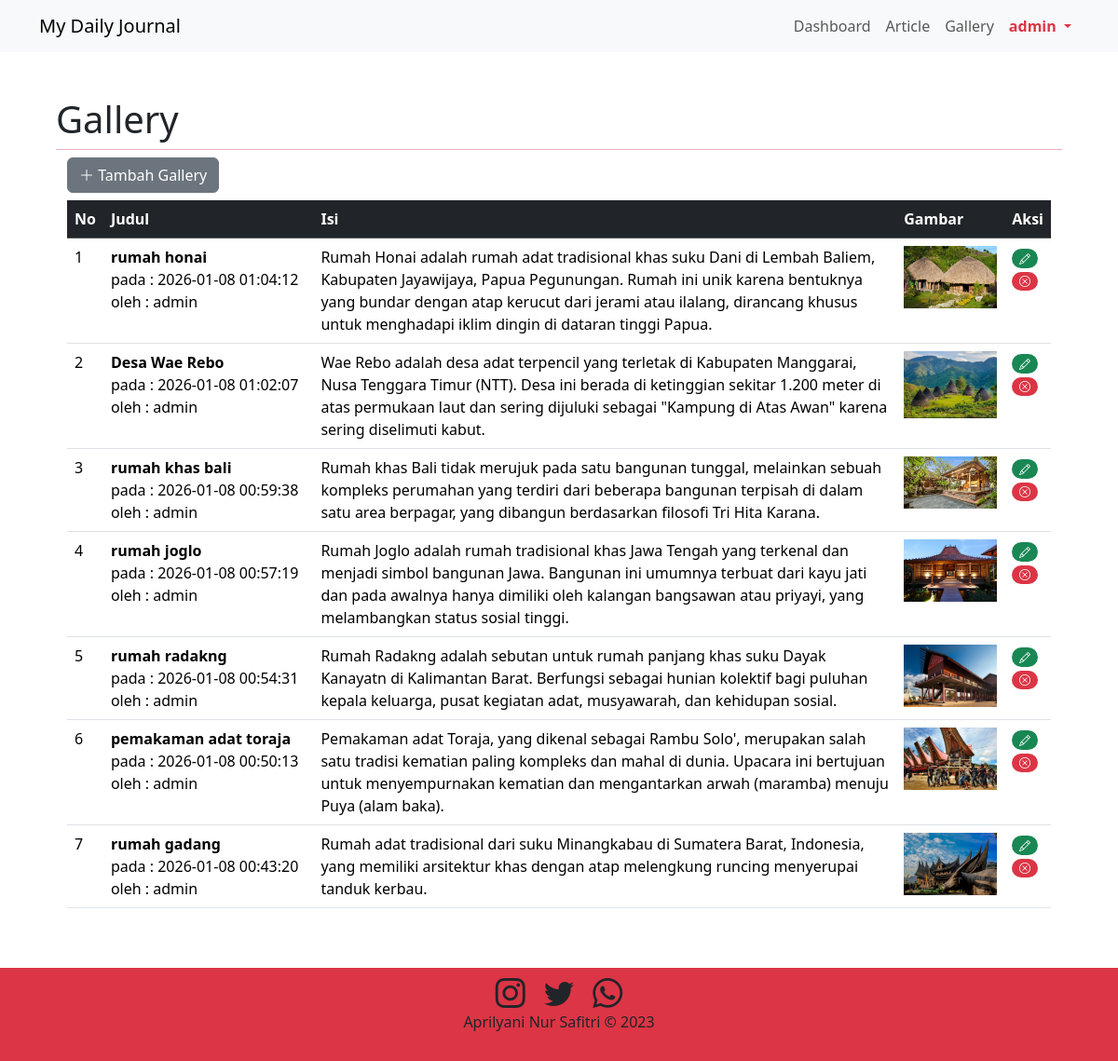
The page /admin.php?page=gallery (signed in) on the database its author committed.
### tables this page shows
CREATE TABLE `gallery` (
  `id` int(11) NOT NULL,
  `judul` text DEFAULT NULL,
  `isi` text DEFAULT NULL,
  `gambar` text DEFAULT NULL,
  `tanggal` datetime DEFAULT NULL,
  `username` varchar(50) DEFAULT NULL
);

### gallery.php (the view, shortened to what this page needs)
<div class="container">
    <button type="button" class="btn btn-secondary mb-2" data-bs-toggle="modal" data-bs-target="#modalTambah">
        <i class="bi bi-plus-lg"></i> Tambah Gallery
    </button>
    <div class="row">
        <div class="table-responsive">
            <table class="table table-hover">
                <thead class="table-dark">
                    <tr>
                        <th>No</th>
                        <th class="w-25">Judul</th>
                        <th class="w-75">Isi</th>
                        <th class="w-25">Gambar</th>
                        <th class="w-25">Aksi</th>
                    </tr>
                </thead>
                <tbody>
                    <?php
                    $sql = "SELECT * FROM gallery ORDER BY tanggal DESC";
                    $hasil = $conn->query($sql);
                    $no = 1;
                    while ($row = $hasil->fetch_assoc()) {
                    ?>
                        <tr>
                            <td><?= $no++ ?></td>
                            <td>
                                <strong><?= $row["judul"] ?></strong>
                                <br>pada : <?= $row["tanggal"] ?>
                                <br>oleh : <?= $row["username"] ?>
                            </td>
                            <td><?= $row["isi"] ?></td>
                            <td>
                                <?php
                                if ($row["gambar"] != '') {
                                    if (file_exists('img/' . $row["gambar"] . '')) {
                                ?>
                                        <img src="img/<?= $row["gambar"] ?>" width="100">
                                <?php
                                    }
                                }
                                ?>
                            </td>
                            <td>
                                <a href="#" title="edit" class="badge rounded-pill text-bg-success" data-bs-toggle="modal" data-bs-target="#modalEdit<?= $row["id"] ?>"><i class="bi bi-pencil"></i></a>
                                <a href="#" title="delete" class="badge rounded-pill text-bg-danger" data-bs-toggle="modal" data-bs-target="#modalHapus<?= $row["id"] ?>"><i class="bi bi-x-circle"></i></a>
                            </td>
                        </tr>
                    <?php
                    }
                    ?>
                </tbody>
            </table>
        </div>
    </div>
</div>

### admin.php (shortened to what this page needs)
<!DOCTYPE html>
<html lang="en">
<head>
    <link
        rel="stylesheet"
        href="https://cdn.jsdelivr.net/npm/bootstrap-icons@1.11.1/font/bootstrap-icons.css" />
    <link
        href="https://cdn.jsdelivr.net/npm/bootstrap@5.3.2/dist/css/bootstrap.min.css"
        rel="stylesheet"
 />
</head>
<body>
    <nav class="navbar navbar-expand-sm bg-body-tertiary sticky-top bg-danger">
        <div class="container">
            <a class="navbar-brand" target="_blank" href=".">My Daily Journal</a>
            <div class="collapse navbar-collapse" id="navbarSupportedContent">
                <ul class="navbar-nav ms-auto mb-2 mb-lg-0 text-dark">
                    <li class="nav-item">
                        <a class="nav-link" href="admin.php?page=dashboard">Dashboard</a>
                    </li>
                    <li class="nav-item">
                        <a class="nav-link" href="admin.php?page=article">Article</a>
                    </li>
                    <li class="nav-item">
                        <a class="nav-link" href="admin.php?page=gallery">Gallery</a>
                    </li>
                    <li class="nav-item dropdown">
                        <a class="nav-link dropdown-toggle text-danger fw-bold" href="#" role="button" data-bs-toggle="dropdown" aria-expanded="false">
                            <?= $_SESSION['username'] ?>
                        </a>
                    </li>
                </ul>
            </div>
        </div>
    </nav>
    <section id="content" class="p-5">
        <div class="container">
            <?php
            if (isset($_GET['page'])) {
            ?>
                <h4 class="lead display-6 pb-2 border-bottom border-danger-subtle"><?= ucfirst($_GET['page']) ?></h4>
            <?php
                include($_GET['page'] . ".php");
            } else {
            ?>
                <h4 class="lead display-6 pb-2 border-bottom border-danger-subtle">Dashboard</h4>
            <?php
                include("dashboard.php");
            }
            ?>
        </div>
    </section>
    <footer class="text-center p-2 bg-danger">
        <div>
            <a href="https://www.instagram.com/udinusofficial"><i class="bi bi-instagram h2 p-2 text-dark"></i></a>
            <a href="https://twitter.com/udinusofficial"><i class="bi bi-twitter h2 p-2 text-dark"></i></a>
            <a href="https://wa.me/+62812685577"><i class="bi bi-whatsapp h2 p-2 text-dark"></i></a>
        </div>
        <div>Aprilyani Nur Safitri &copy; 2023</div>
    </footer>
</body>
</html>

### admin.php (style rules this page uses)
html { position: relative; min-height: 100%; }
body { margin-bottom: 100px; }
footer { position: absolute; bottom: 0; width: 100%; height: 100px; }

### rows shown on the page
gallery: judul "rumah honai", tanggal "2026-01-08 01:04:12", username "admin", isi "Rumah Honai adalah rumah adat tradisional khas suku Dani di Lembah Baliem, Kabupaten Jayawijaya, Papua Pegunungan. Rumah ini unik karena bentuknya yang bundar dengan atap kerucut dari jerami atau ilalang, dirancang khusus untuk menghadapi iklim dingin di dataran tinggi Papua.", gambar (picture)
gallery: judul "Desa Wae Rebo", tanggal "2026-01-08 01:02:07", username "admin", isi "Wae Rebo adalah desa adat terpencil yang terletak di Kabupaten Manggarai, Nusa Tenggara Timur (NTT). Desa ini berada di ketinggian sekitar 1.200 meter di atas permukaan laut dan sering dijuluki sebagai \"Kampung di Atas Awan\" karena sering diselimuti kabut.", gambar (picture)
gallery: judul "rumah khas bali", tanggal "2026-01-08 00:59:38", username "admin", isi "Rumah khas Bali tidak merujuk pada satu bangunan tunggal, melainkan sebuah kompleks perumahan yang terdiri dari beberapa bangunan terpisah di dalam satu area berpagar, yang dibangun berdasarkan filosofi Tri Hita Karana.", gambar (picture)
gallery: judul "rumah joglo", tanggal "2026-01-08 00:57:19", username "admin", isi "Rumah Joglo adalah rumah tradisional khas Jawa Tengah yang terkenal dan menjadi simbol bangunan Jawa. Bangunan ini umumnya terbuat dari kayu jati dan pada awalnya hanya dimiliki oleh kalangan bangsawan atau priyayi, yang melambangkan status sosial tinggi.", gambar (picture)
gallery: judul "rumah radakng", tanggal "2026-01-08 00:54:31", username "admin", isi "Rumah Radakng adalah sebutan untuk rumah panjang khas suku Dayak Kanayatn di Kalimantan Barat. Berfungsi sebagai hunian kolektif bagi puluhan kepala keluarga, pusat kegiatan adat, musyawarah, dan kehidupan sosial.", gambar (picture)
gallery: judul "pemakaman adat toraja", tanggal "2026-01-08 00:50:13", username "admin", isi "Pemakaman adat Toraja, yang dikenal sebagai Rambu Solo', merupakan salah satu tradisi kematian paling kompleks dan mahal di dunia. Upacara ini bertujuan untuk menyempurnakan kematian dan mengantarkan arwah (maramba) menuju Puya (alam baka).", gambar (picture)
gallery: judul "rumah gadang", tanggal "2026-01-08 00:43:20", username "admin", isi "Rumah adat tradisional dari suku Minangkabau di Sumatera Barat, Indonesia, yang memiliki arsitektur khas dengan atap melengkung runcing menyerupai tanduk kerbau.", gambar (picture)

### other values the page prints
$_SESSION['username'] "admin"
$_GET['page'] "Gallery"
